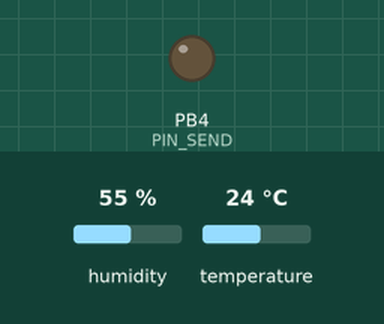
A sketch run on a simulated ATtiny85, built with avr-gcc and run on an emulated ATtiny85. Parts: output pins drawn as LEDs (lit = HIGH). Inputs (shaded band) come from the test bench; at power-on: humidity 55 %, temperature 24 °C. Sleep ends after the set time or at an interrupt.

Above: at 1.2 s.
1.3 s: humidity set to 22 %
At 5.3 s:
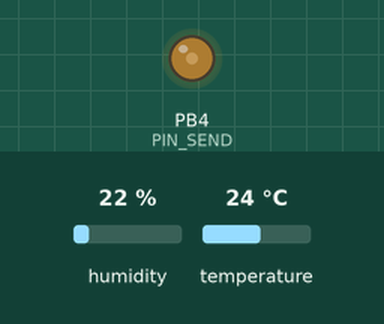
Timing chart, 0 to 6.8 s (numbered marks = the images above; inputs shaded):
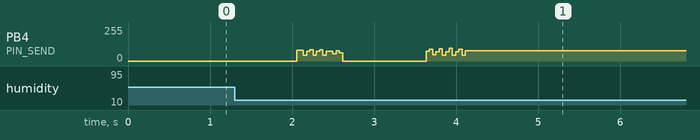

The sketch:

Attiny85_Narcoleptic_LaCross_433MHz_DHT22.ino
```cpp
// (licence header left out)
//**************************************************************
// Thanks to: http://www.f6fbb.org/domo/sensors/tx3_th.php
// Thanks to: http://forum.arduino.cc/index.php?topic=155483.0
// Thanks to: https://forum.fhem.de/index.php/topic,50333.0.html
//**************************************************************
//  OneWire DS18S20, DS18B20, DS1822 Temperature Version
//  using this Arduino Library: http://www.pjrc.com/teensy/td_libs_OneWire.html
//  The DallasTemperature library can do all this work for you!
//  http://milesburton.com/Dallas_Temperature_Control_Library
//  http://images.google.de/imgres?imgurl=http://www.tweaking4all.com/wp-content/uploads/2014/03/ds18b20-waterproof.jpg&imgrefurl=http://www.tweaking4all.com/hardware/arduino/arduino-ds18b20-temperature-sensor/&h=988&w=800&tbnid=mowdJDteDQmw_M:&tbnh=104&tbnw=84&docid=7g-v-bKlWHiqKM&usg=__9sTNcsYyWEgAZF-aP5rpUuvCyio=&sa=X&ved=0ahUKEwiRvJfp44HMAhVDDCwKHc1OBgcQ9QEIKjAB
//  http://www.tweaking4all.com/hardware/arduino/arduino-ds18b20-temperature-sensor/
//  https://github.com/PaulStoffregen/OneWire
//  https://arduino-info.wikispaces.com/Brick-Temperature-DS18B20
//  https://arduino-info.wikispaces.com/MultipleTemperatureSensorsToLCD
//  http://www.pjrc.com/teensy/td_libs_OneWire.html
//
//  Hardware Overview and HowTo:
//  http://www.tweaking4all.com/hardware/arduino/arduino-ds18b20-temperature-sensor/
//
//  Additionals:
//  https://gcc.gnu.org/onlinedocs/gcc-3.1/cpp/Standard-Predefined-Macros.html
//	https://gcc.gnu.org/onlinedocs/gcc-3.1/cpp/Invocation.html#Invocation
//  https://gcc.gnu.org/onlinedocs/gcc/Preprocessor-Options.html
//

/* How to connect multiple Sensors:
The DS18B20 Digital Temperature sensor allows you to set multiple in parallel. When doing this, the OneWire library will read all sensors.
For larger networks of sensors (more than 10), using smaller resistors should be considered, for example 1.6 KΩ or even less.
It has been observed that large amounts of sensors (more than 10) in the same network can cause issues (colliding data),
and for that purpose an additional resistor of say 100 … 120 Ω should be added between the data line to the Arduino and the data pin of the sensor, for each sensor !
***/

/*
	Sollte (bei korrektem Aufruf) der DHT22-Treiber schon beim ersten Versuch einen Wert zurückliefern,
	so handelt es sich nicht um einen aktuellen Messwert.
	Der DHT22 liefert nämlich beim Aufruf den abgespeicherten Messwert der zurückliegenden Messung und startet parallel einen neuen Messvorgang.
	Der Hersteller empfiehlt, den Sensor zweimal aufzurufen und nur den letzten Rückgabewert zu verwenden.
*/

/******************************************************************************************************************************************************/
// --- benutze hier lokale Kopien der Libs
#include "DHT22.h"			// SPARKFUN Lib
#include "Narcoleptic.h"
#include "LaCrosse.h"		// FHEM-Forum: simonberry: https://forum.fhem.de/index.php/topic,50333.0.html

// ATMEL ATTINY45 / ARDUINO
//
//                  +-\/-+
// Ain0 (D 5) PB5  1|    |8  Vcc
// Ain3 (D 3) PB3  2|    |7  PB2 (D 2)  Ain1
// Ain2 (D 4) PB4  3|    |6  PB1 (D 1) pwm1
//            GND  4|    |5  PB0 (D 0) pwm0
//                  +----+

#define BOARD_TYP_1		YES

#ifdef BOARD_TYP_1
	#define SENSOR_PIN			3	  //   PIN2
	#define TX_433_PIN          4     //   PIN3 	- PIN_SEND in LaCrosse.cpp
#else
	#define SENSOR_PIN			3      // PB3
	#define TX_433_PIN          4      // PB4
#endif

#define PIN_SEND			TX_433_PIN		//--- where digal pin 433 Sender (TX) is connected PB0 on ATtiny-85

//*********************************************
#define SENSORID				123					// Sensor-ID wird in Setup-Methode gesetzt!
//*********************************************
#define DHT22_PIN				SENSOR_PIN
//*********************************************

// Setup a DHT22 instance
DHT22 myDHT22(DHT22_PIN);

//--- t,h:  global float-vars as Temperature and Humidity members of LaCrosseClass
float temp;
float hum;

//------------------------------------------------
void setup()
{
	//--- inits
	pinMode(PIN_SEND, OUTPUT);

	//--- preset SensorId
	LaCrosse.bSensorId = SENSORID;
}
//-----------------------------------
void loop()
{
	//--- The sensor can only be read from every 1-2s, and requires a minimum
	//--- 2s warm-up after power-on.
	LaCrosse.sleep(2);	//--- two seconds, no deep sleep


	//Hinweis zum Auslesen des DHT22 :
	//	https://forum.fhem.de/index.php/topic,47090.0.html
	//	Sollte(bei korrektem Aufruf) der DHT22 - Treiber schon beim ersten Versuch einen Wert zurückliefern,
	//	so handelt es sich nicht um einen aktuellen Messwert.Der DHT22 liefert nämlich beim Aufruf den abgespeicherten Messwert
	//	der zurückliegenden Messung und startet parallel einen neuen Messvorgang.Der Hersteller empfiehlt,
	//	den Sensor zweimal aufzurufen und nur den letzten Rückgabewert zu verwenden.

	DHT22_ERROR_t errorCode = myDHT22.readData();
	//LaCrosse.sleep(1);
	//errorCode = myDHT22.readData(); // doppelte Auslesung um aktuellen Wert zu erhalten
	switch (errorCode)
	{
		case DHT_ERROR_NONE:
			//---Get Data
			temp = myDHT22.getTemperatureC();
			hum  = myDHT22.getHumidity();
			break;
		case DHT_ERROR_CHECKSUM:
			//--- send erraneous data as err indicator
			temp = -99.99;
			hum  = -99.99;
			break;
		case DHT_BUS_HUNG:
			temp = -88.88;
			hum  = -88.88;
			break;
		case DHT_ERROR_NOT_PRESENT:
			temp = -77.77;
			hum  = -77.77;
			break;
		case DHT_ERROR_ACK_TOO_LONG:
			temp = -66.66;
			hum  = -66.66;
			break;
		case DHT_ERROR_SYNC_TIMEOUT:
			temp = -55.55;
			hum  = -55.55;
			break;
		case DHT_ERROR_DATA_TIMEOUT:
			temp = -44.44;
			hum  = -44.44;
			break;
		case DHT_ERROR_TOOQUICK:
			temp = -33.33;
			hum  = -33.33;
			break;
		default:
			temp = -22.22;
			hum  = -22.22;
	}

	//--- transfer measured values to LaCrosse-instance
	LaCrosse.t = temp;
	LaCrosse.h = hum;
	LaCrosse.sendTemperature();
	LaCrosse.sleep(1);        /* 1 second, no power-reduction! */
	LaCrosse.sendHumidity();

	//--- preserve power during sleep phase
	//pinMode(SENSOR_PIN, INPUT);   //--- not working with DHT-Instance?
	LaCrosse.setTxPinMode(INPUT);

	//--- we will wait some minutes in reduced power consumption until next data are send.
	Narcoleptic.delay_minutes(3);

	//--- set back to normal operation mode
	//pinMode(SENSOR_PIN, OUTPUT);	//--- not working with DHT-Instance?
	LaCrosse.setTxPinMode(OUTPUT);
}
```

LaCrosse.cpp
```cpp
#include <Arduino.h>
#include "LaCrosse.h"

#ifndef PIN_SEND
	#define	PIN_SEND	 4  // PB0 on Pin <Nr>,
#endif

#ifndef SENSORID
	#define SENSORID		123
#endif

#define MODELID		0x0A   //--- LaCrosse-Protocol: Fix defines a TX3 Sensor
#define COM_TEMP	0x00   //--- Command key for Transmitting Temperature
#define COM_HUM		0x0E   //--- Command key for Transmitting Humidity

#define DELAYTIME	60				//--- 1 Minutes delay between Measaurements
#define REPEATMSG   5				//--- No of repeats of radio message

uint8_t bSensorId = 100;

//--- Message String for // Serial Debug + sprintf buffers
char msg[80];
char tmsg[10];
char hmsg[10];

int tens, ones, tenths;   //--- Nibles for tens, ones and tenths
int checksum;             //--- Nible for Checksum

//--- Dynamic nibles which will be calculated
int nible1, nible2, nible3, nible4, nible5;
int parity		= 0;       //--- Parity Bit

//--- Duration of pulses and delays
int iLongPulse	= 975;
int iShortPulse = 250;
int iDelay		= 1450;

//--- Temperature and Hunidity
//float t, h;

//---------------------------------
void LaCrosseClass::setTxPinMode(byte value)
{
	pinMode(PIN_SEND, value);
}

void LaCrosseClass::setSensorId(byte id)
{
	bSensorId = id;
}
//---------------------------------
void LaCrosseClass::O()
{ // sends zero
	digitalWrite(PIN_SEND, HIGH);
	delayMicroseconds(iLongPulse);
	digitalWrite(PIN_SEND, LOW);
	delayMicroseconds(iDelay);
}
//---------------------------------
void LaCrosseClass::I()
{ // sends onde
	digitalWrite(PIN_SEND, HIGH);
	delayMicroseconds(iShortPulse);
	digitalWrite(PIN_SEND, LOW);
	delayMicroseconds(iDelay);
}
//---------------------------------
void LaCrosseClass::CalcNibles()
{
	int idr;
	//-- left  nible of Model
	nible1 = MODELID / 0x10;
	// right  nible of Model
	nible2 = MODELID & 0xF;

	// Nible 4 is the left part of the SensorId
	// 1101 111?
	// 0110 1111
	nible4 = bSensorId / 0x08;
	//// Serial.println(nible4);

	// For Parity we need the last 3 bits of the Sensor ID
	idr = bSensorId & 0x7;

	// Parity bit makes even parity for sum
	parity = (nible4 + idr + tens + ones + tenths + tens + ones) & 0x1;

	// nible 5 is last 3 digits of Sensor and parity bit
	nible5 = ((idr * 0x2) + parity) & 0xf;

	// Checksum nible of all nibles
	checksum = (nible1 + nible2 + nible3 + nible4 + nible5 + tens + ones + tenths + tens + ones) & 0xF;
}
//-----------------------------------
void LaCrosseClass::SendNibble(int i)
{
	if (i & 8) I(); else O();
	if (i & 4) I(); else O();
	if (i & 2) I(); else O();
	if (i & 1) I(); else O();
	sprintf(msg, "%x", i);
}
//-----------------------------------
void LaCrosseClass::sendNibles()
{
	int i;
	CalcNibles();
	for (i = 0; i < REPEATMSG; i++)
	{
		SendNibble(nible1);
		SendNibble(nible2);
		SendNibble(nible3);
		SendNibble(nible4);
		SendNibble(nible5);
		SendNibble(tens);
		SendNibble(ones);
		SendNibble(tenths);
		SendNibble(tens);
		SendNibble(ones);
		SendNibble(checksum);
		delay(20);
	}
}
//-----------------------------------
void LaCrosseClass::CalcTemp()
{
	// Temperature has an offset of 50 degrees, makes possible to transmit neg. Values
	tens = (int(t) / 10) + 5;
	ones = (int(t) % 10);
	tenths = (int(t*10.0) % 10);

	// We will send a temperature
	nible3 = COM_TEMP;
}
//-----------------------------------
void LaCrosseClass::CalcHum() {
	// Humidity values go from 00.0 to 99.99, so no negative adjustment neccessary
	tens = (int(h) / 10);
	ones = (int(h) % 10);
	tenths = (int(h*10.0) % 10);
	nible3 = COM_HUM;
}
//-----------------------------------
void LaCrosseClass::sendTemperature()
{
	CalcTemp();
	sendNibles();
}
//-----------------------------------
void LaCrosseClass::sendHumidity()
{
	CalcHum();
	sendNibles();
}
//-----------------------------------
void LaCrosseClass::sleep(int sek)
{
	int i;
	for (i = 0; i < sek; i++)
	{
		delay(1000);
	}
}
//-----------------------------------
int LaCrosseClass::freeRam()
{
	extern int __heap_start, *__brkval;
	int v;
	return (int)&v - (__brkval == 0 ? (int)&__heap_start : (int)__brkval);
}
//---------------------------------------------------------
//---------------------------------------------------------
//--- set class-instance
LaCrosseClass LaCrosse;
//---------------------------------------------------------
```

LaCrosse.h
```cpp
/* LaCrosse - Header */

#ifndef LaCrosse_h
	#define LaCrosse_h

		#include <Arduino.h>
		#include <inttypes.h>
		#include <stdbool.h>

	class LaCrosseClass
	{
	  public:
		  void setTxPinMode(byte value);
		  void setSensorId(byte SensorId);
		  void sendTemperature();
		  void sendHumidity();
		  void sleep(int sek);
		  //--- Temperature and Hunidity
		  float t, h;
		  byte bSensorId;
	  private:
		void O();
		void I();
		void CalcNibles();
		void SendNibble(int i);
		void sendNibles();
		void CalcTemp();
		void CalcHum();
		int freeRam();
	};

	extern LaCrosseClass LaCrosse;

#endif
```

Narcoleptic.cpp
```cpp
// (licence header left out)
#include <avr/io.h>
#include <avr/interrupt.h>
#include <avr/common.h>
#include <avr/wdt.h>
#include <avr/sleep.h>
#include "Narcoleptic.h"


#ifndef cbi
	#define cbi(sfr, bit) (_SFR_BYTE(sfr) &= ~_BV(bit))
#endif
#ifndef sbi
	#define sbi(sfr, bit) (_SFR_BYTE(sfr) |= _BV(bit))
#endif

// mod to support attiny85
#if defined(__AVR_ATtiny85__)
	#define WDTCSR WDTCR
#endif
//----------------------------------------------------
SIGNAL(WDT_vect)
{
  wdt_disable();
  wdt_reset();
  WDTCSR &= ~_BV(WDIE);
}
//----------------------------------------------------
void NarcolepticClass::sleep(uint8_t wdt_period)
{
  wdt_enable(wdt_period);
  wdt_reset();
  WDTCSR |= _BV(WDIE);
  cbi(ADCSRA, ADEN);                    //20160508_juergs added, switch Analog to Digitalconverter OFF
  set_sleep_mode(SLEEP_MODE_PWR_DOWN);
  sleep_mode();
  wdt_disable();
  sbi(ADCSRA, ADEN);                    //20160508_juergs added,  switch Analog to Digitalconverter ON
  WDTCSR &= ~_BV(WDIE);
}
//----------------------------------------------------
//--- Allows us to specify a sleep time in minutes.
void NarcolepticClass::delay_minutes(int minutes)
{
		// --- 30 sec (* 1000 ms) * 2 = 1 Minute
  for (int count = 0; count < (minutes * 2); count++){
    Narcoleptic.delay_millis(30000);
  }
}
//----------------------------------------------------
void NarcolepticClass::delay_millis(unsigned int milliseconds) {
  while (milliseconds >= 8000) { sleep(WDTO_8S); milliseconds -= 8000; }
  if (milliseconds >= 4000)    { sleep(WDTO_4S); milliseconds -= 4000; }
  if (milliseconds >= 2000)    { sleep(WDTO_2S); milliseconds -= 2000; }
  if (milliseconds >= 1000)    { sleep(WDTO_1S); milliseconds -= 1000; }
  if (milliseconds >= 500)     { sleep(WDTO_500MS); milliseconds -= 500; }
  if (milliseconds >= 250)     { sleep(WDTO_250MS); milliseconds -= 250; }
  if (milliseconds >= 125)     { sleep(WDTO_120MS); milliseconds -= 120; }
  if (milliseconds >= 64)      { sleep(WDTO_60MS); milliseconds -= 60; }
  if (milliseconds >= 32)      { sleep(WDTO_30MS); milliseconds -= 30; }
  if (milliseconds >= 16)      { sleep(WDTO_15MS); milliseconds -= 15; }
}

//----------------------------------------------------
// the instance
NarcolepticClass Narcoleptic;
```

Narcoleptic.h
```cpp
// (licence header left out)
#ifndef Narcoleptic_h
#define Narcoleptic_h

#include <inttypes.h>
#include <stdbool.h>

class NarcolepticClass
{
  public:
    void delay_millis(unsigned int milliseconds);
	void delay_minutes(int minutes);
  private:
    void sleep(uint8_t);
};
extern NarcolepticClass Narcoleptic;

#endif
```
